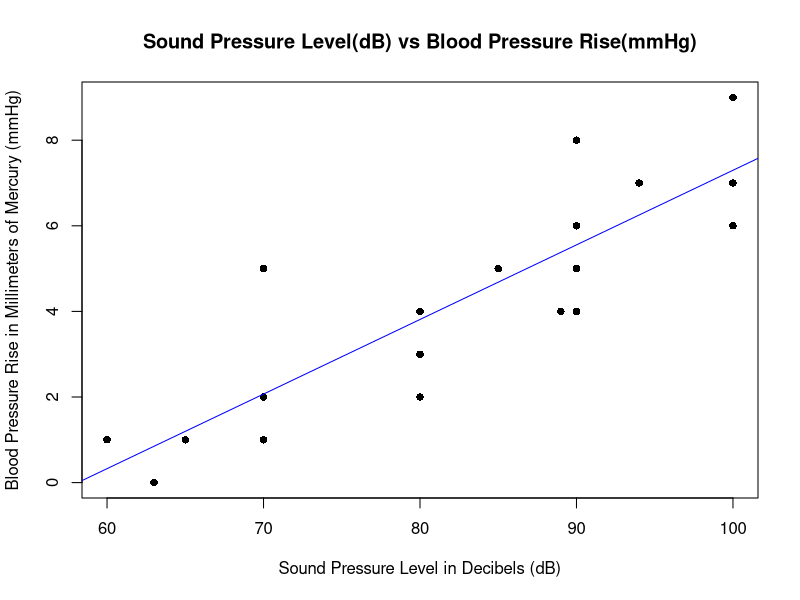

Here is the R script that generated this plot:
## ---- chunk 1
knitr::opts_chunk$set(echo = TRUE)
## ---- chunk 2
y <- c(1, 0, 1, 2, 5, 1, 4, 6, 2, 3, 5, 4, 6, 8, 4, 5, 7, 9, 7, 6)
x <- c(60,	63,	65,	70,	70,	70,	80,	90,	80,	80,	85,	89,	90,	90,	90,	90,	94,	100,	100,	100)
table<-data.frame(y,x)
knitr::kable(table,"pipe",col.name=c("Blood Pressure Rise in milimeters of Mercury (mmHg)", "Sound Pressure Level in Decibels(dB)"), align=c("c","c"))
## ---- chunk 3
y <- c(1, 0, 1, 2, 5, 1, 4, 6, 2, 3, 5, 4, 6, 8, 4, 5, 7, 9, 7, 6)
x <- c(60,	63,	65,	70,	70,	70,	80,	90,	80,	80,	85,	89,	90,	90,	90,	90,	94,	100,	100,	100)
plot(x, y, pch=16, cex=1, main = "Sound Pressure Level(dB) vs Blood Pressure Rise(mmHg)" ,xlab = "Sound Pressure Level in Decibels (dB)", ylab= "Blood Pressure Rise in Millimeters of Mercury (mmHg)")
lm(y ~ x)
abline(lm(y ~ x), col = "blue")
## ---- chunk 4
fit <- lm(y ~ x)
## ---- chunk 5
SSE <- sum((fitted(fit) - y)^2)
SSE
## ---- chunk 6
summary(fit)
## ---- chunk 7
(summary(fit)$sigma)**2 
## ---- chunk 8
Sumxy = sum((x - mean(x)) * (y - mean(y)))
Sumx2= sum((x - mean(x)) ^ 2)
Sumy2 = sum((y - mean(y)) ^ 2)
c(Sumxy, Sumx2, Sumy2)
## ---- chunk 9
beta1 = Sumxy / Sumx2
beta0 = mean(y) - beta1 * mean(x)
c(beta0, beta1)
## ---- chunk 10

B <-	c(54, 61,	65,	100, 100,	100, 50, 57, 54)
C <- c(56, 80, 70, 50, 65, 80, 25, 35, 26)
Ur <- c(96, 50, 50,	112, 96, 80, 155, 144, 255)

lm(Ur ~ B + C)
